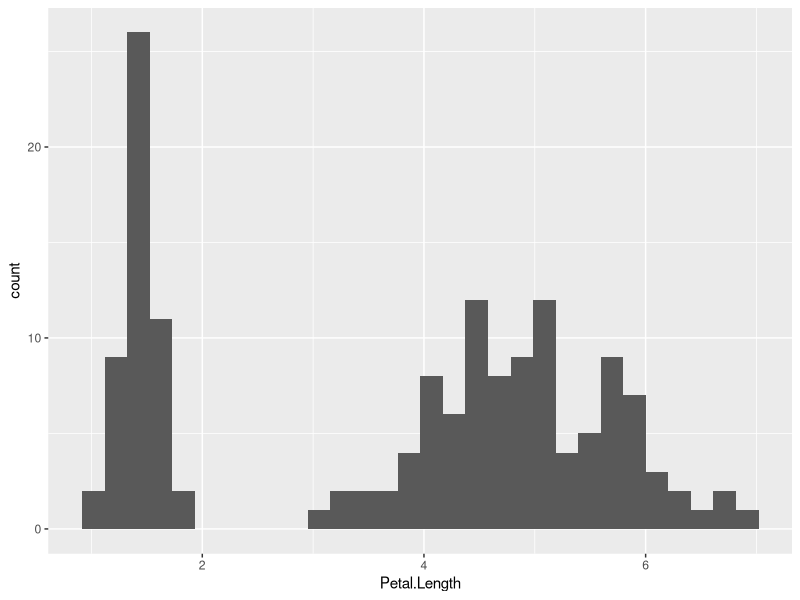
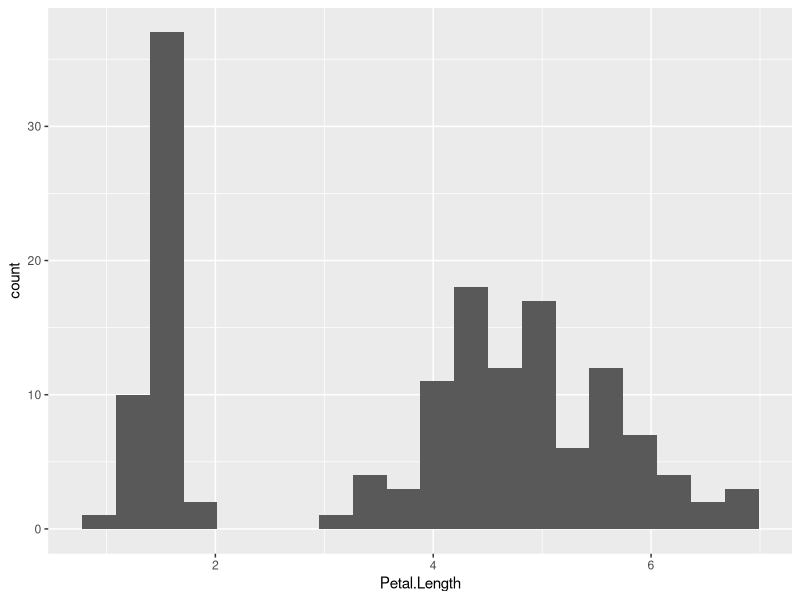
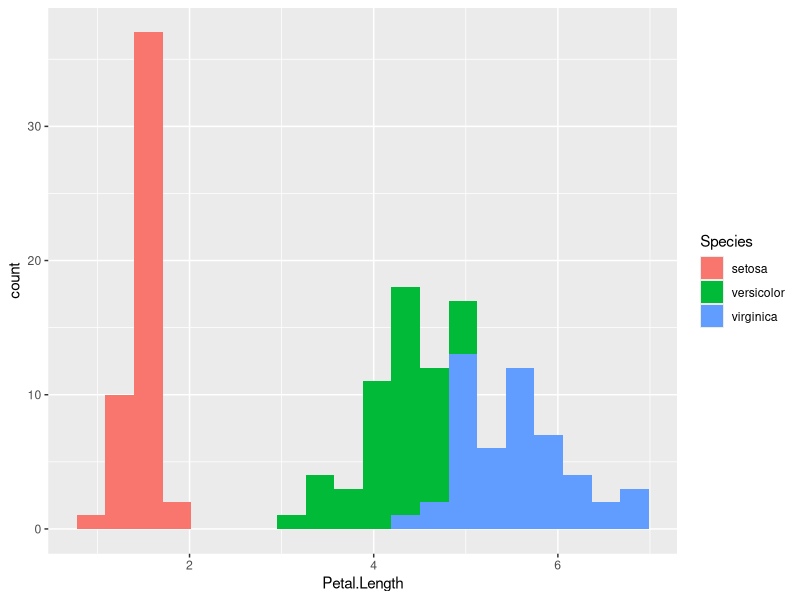

Here is the R script that generated these plots, in order: (Note: this script raises an error after producing the figures.)
##Dependencies##
install.packages("lattice")
library(ggplot2)
data("iris")

## Histograms
hist1<- ggplot(iris, aes(x=Petal.Length))+
  geom_histogram()
print(hist1)

hist2<- ggplot(iris, aes(x=Petal.Length))+
  geom_histogram(bins=20)
print(hist2)

hist3<- ggplot(iris, aes(x=Petal.Length, fill=Species))+
  geom_histogram(bins=20)
print(hist3)

#Barchart#
means <- iris%>%group_by(Species)%>%summarise(Petal.Width = mean(Petal.Width))
bar1<-ggplot(means, aes(y=Petal.Width, x=Species))+
  geom_bar(stat = "identity")
print(bar1)

#Dotcharts#
dot1<- ggplot(iris, aes(y=Petal.Width, x=Species))+
  geom_dotplot(binaxis = "y", stackdir = "center", binwidth = 1/30)+ 
  geom_point(means, mapping=aes(y=Petal.Width, x=Species), col="red", size=3)
print(dot1)

#Boxplot#
box1<- ggplot(iris, aes(y=Petal.Width, x=Species))+
  geom_boxplot()
print(box1)

#Scatterplots#
scatter1<- ggplot(iris, aes(y=Petal.Width, x=Sepal.Width))+
  geom_point()
print(scatter1)

#Scatter with Groups#
scatter2<- ggplot(iris, aes(y=Petal.Width, x=Sepal.Width, color=Species))+
  geom_point()
print(scatter2)

#Scatter with Facets#
scatter3<- ggplot(iris, aes(y=Petal.Width, x=Sepal.Width))+
  geom_point()+
  facet_grid(.~Species) #horizontal 
print(scatter3)

scatter4<- ggplot(iris, aes(y=Petal.Width, x=Sepal.Width))+
  geom_point()+
  facet_grid(Species~.) #vertical 
print(scatter4)

#Adding Titles#
scatter5<- ggplot(iris, aes(y=Petal.Width, x=Sepal.Width))+
  geom_point()+
  labs(x="Sepal Width (mm)", y="Petal Width (mm)", title="Petal vs Sepal")
print(scatter5)

#Changing Point Characters#
scatter6<- ggplot(iris, aes(y=Petal.Width, x=Sepal.Width))+
  geom_point(size=2, shape=11)+
  labs(x="Sepal Width (mm)", y="Petal Width (mm)", title="Petal vs Sepal")
print(scatter6)
